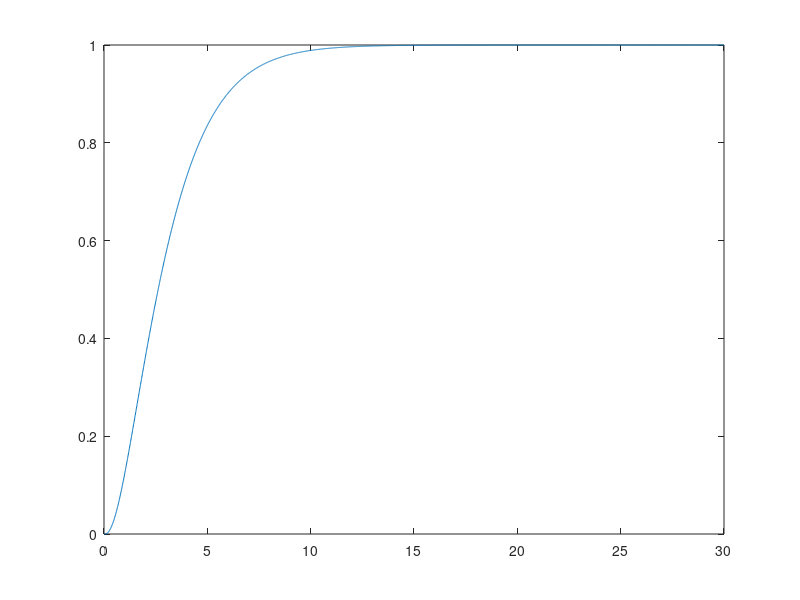

Here is the MATLAB script that generated this plot: (Note: this script raises an error after producing the figure.)
dt = 0.01;
t = 0:dt:30;
k = 0.5:0.5:3;
ls = {}
s = tf("s");
AS = 1/(s+10);
ARD = 9/(s*(s+1.4));
for i= 1:length(k);
    K =k(i)
    FTF = K*AS*ARD;
    H = minreal (FTF/(1+FTF))
    y1 = step(H, t);
    plot(t,y1)

    plot(t,y)

    y = step(H,t);
    %Determine settling time
    idx1 = find((y > y(end)*1.02 | y > y(end)*0.98));
    settlingTimes(i) = t(idx1(end)+1);
    
    idx = find((y > y(end)*1.02 | y < y(end)*0.98));
    tx= t(idx(end)+1)
    ls{end+1} = tx(end)+dt;
end
ls